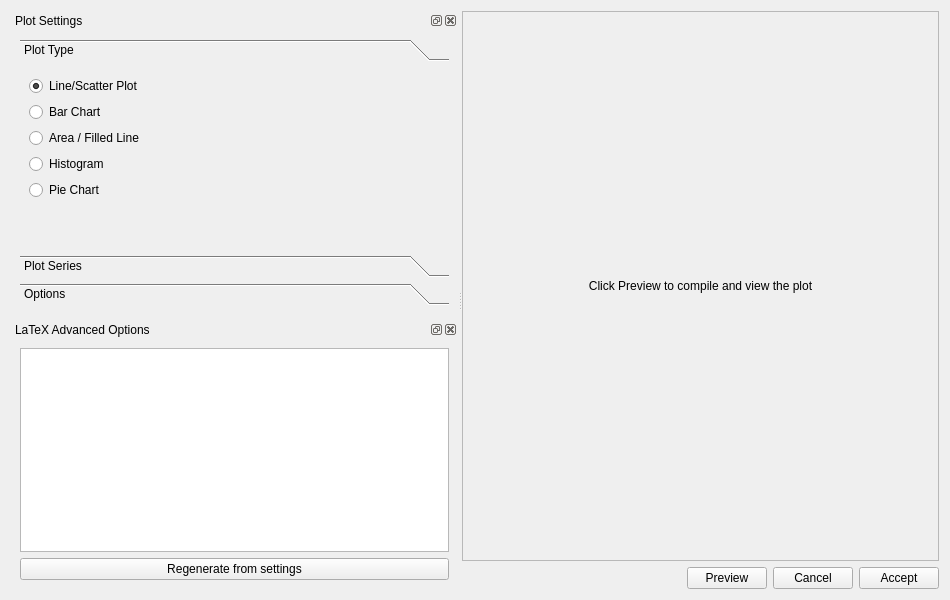
<?xml version="1.0" encoding="UTF-8"?>
<ui version="4.0">
 <class>Dialog</class>
 <widget class="QDialog" name="Dialog">
  <property name="geometry">
   <rect>
    <x>0</x>
    <y>0</y>
    <width>950</width>
    <height>600</height>
   </rect>
  </property>
  <property name="windowTitle">
   <string>BeamerQT - Plot Editor</string>
  </property>
  <layout class="QVBoxLayout" name="verticalLayout_4">
   <item>
    <widget class="QSplitter" name="splitter">
     <property name="orientation">
      <enum>Qt::Orientation::Horizontal</enum>
     </property>
     <widget class="QWidget" name="">
      <layout class="QVBoxLayout" name="verticalLayout_2">
       <item>
        <widget class="QDockWidget" name="dockWidget_2">
         <property name="windowTitle">
          <string>Plot Settings</string>
         </property>
         <widget class="QWidget" name="dockWidgetContents_2">
          <layout class="QVBoxLayout" name="verticalLayout">
           <item>
            <widget class="QToolBox" name="toolBox">
             <property name="currentIndex">
              <number>0</number>
             </property>
             <widget class="QWidget" name="page">
              <property name="geometry">
               <rect>
                <x>0</x>
                <y>0</y>
                <width>300</width>
                <height>260</height>
               </rect>
              </property>
              <attribute name="label">
               <string>Plot Type</string>
              </attribute>
              <layout class="QVBoxLayout" name="plotTypeLayout">
               <item>
                <widget class="QRadioButton" name="radioLineScatter">
                 <property name="text">
                  <string>Line/Scatter Plot</string>
                 </property>
                 <property name="checked">
                  <bool>true</bool>
                 </property>
                </widget>
               </item>
               <item>
                <widget class="QRadioButton" name="radioBar">
                 <property name="text">
                  <string>Bar Chart</string>
                 </property>
                </widget>
               </item>
               <item>
                <widget class="QRadioButton" name="radioArea">
                 <property name="text">
                  <string>Area / Filled Line</string>
                 </property>
                </widget>
               </item>
               <item>
                <widget class="QRadioButton" name="radioHistogram">
                 <property name="text">
                  <string>Histogram</string>
                 </property>
                </widget>
               </item>
               <item>
                <widget class="QRadioButton" name="radioPie">
                 <property name="text">
                  <string>Pie Chart</string>
                 </property>
                </widget>
               </item>
               <item>
                <spacer name="plotTypeSpacer">
                 <property name="orientation">
                  <enum>Qt::Orientation::Vertical</enum>
                 </property>
                 <property name="sizeHint" stdset="0">
                  <size>
                   <width>20</width>
                   <height>40</height>
                  </size>
                 </property>
                </spacer>
               </item>
              </layout>
             </widget>
             <widget class="QWidget" name="page_2">
              <property name="geometry">
               <rect>
                <x>0</x>
                <y>0</y>
                <width>300</width>
                <height>260</height>
               </rect>
              </property>
              <attribute name="label">
               <string>Plot Series</string>
              </attribute>
              <layout class="QVBoxLayout" name="plotSeriesLayout">
               <item>
                <layout class="QHBoxLayout" name="csvLayout">
                 <item>
                  <widget class="QLineEdit" name="csvPathEdit">
                   <property name="readOnly">
                    <bool>true</bool>
                   </property>
                   <property name="placeholderText">
                    <string>No CSV file loaded</string>
                   </property>
                  </widget>
                 </item>
                 <item>
                  <widget class="QPushButton" name="loadCsvButton">
                   <property name="text">
                    <string>Load CSV...</string>
                   </property>
                  </widget>
                 </item>
                </layout>
               </item>
               <item>
                <widget class="QListWidget" name="seriesListWidget"/>
               </item>
               <item>
                <layout class="QHBoxLayout" name="seriesButtonsLayout">
                 <item>
                  <spacer name="seriesButtonsSpacer">
                   <property name="orientation">
                    <enum>Qt::Orientation::Horizontal</enum>
                   </property>
                   <property name="sizeHint" stdset="0">
                    <size>
                     <width>40</width>
                     <height>20</height>
                    </size>
                   </property>
                  </spacer>
                 </item>
                 <item>
                  <widget class="QPushButton" name="newSeriesButton">
                   <property name="text">
                    <string>New Series...</string>
                   </property>
                  </widget>
                 </item>
                </layout>
               </item>
              </layout>
             </widget>
             <widget class="QWidget" name="page_3">
              <property name="geometry">
               <rect>
                <x>0</x>
                <y>0</y>
                <width>300</width>
                <height>260</height>
               </rect>
              </property>
              <attribute name="label">
               <string>Options</string>
              </attribute>
              <layout class="QFormLayout" name="optionsLayout">
               <item row="0" column="0">
                <widget class="QLabel" name="titleLabel">
                 <property name="text">
                  <string>Title</string>
                 </property>
                </widget>
               </item>
               <item row="0" column="1">
                <widget class="QLineEdit" name="titleEdit"/>
               </item>
               <item row="1" column="0">
                <widget class="QLabel" name="xLabelLabel">
                 <property name="text">
                  <string>X Label</string>
                 </property>
                </widget>
               </item>
               <item row="1" column="1">
                <widget class="QLineEdit" name="xLabelEdit"/>
               </item>
               <item row="2" column="0">
                <widget class="QLabel" name="yLabelLabel">
                 <property name="text">
                  <string>Y Label</string>
                 </property>
                </widget>
               </item>
               <item row="2" column="1">
                <widget class="QLineEdit" name="yLabelEdit"/>
               </item>
               <item row="3" column="0">
                <widget class="QCheckBox" name="gridXCheck">
                 <property name="text">
                  <string>Show Grid (X)</string>
                 </property>
                </widget>
               </item>
               <item row="4" column="0">
                <widget class="QCheckBox" name="gridYCheck">
                 <property name="text">
                  <string>Show Grid (Y)</string>
                 </property>
                </widget>
               </item>
               <item row="5" column="0">
                <widget class="QCheckBox" name="legendCheck">
                 <property name="text">
                  <string>Show Legend</string>
                 </property>
                 <property name="checked">
                  <bool>true</bool>
                 </property>
                </widget>
               </item>
               <item row="6" column="0">
                <widget class="QLabel" name="binsLabel">
                 <property name="text">
                  <string>Bins (Histogram)</string>
                 </property>
                </widget>
               </item>
               <item row="6" column="1">
                <widget class="QSpinBox" name="binsSpin">
                 <property name="minimum">
                  <number>2</number>
                 </property>
                 <property name="maximum">
                  <number>200</number>
                 </property>
                 <property name="value">
                  <number>10</number>
                 </property>
                </widget>
               </item>
               <item row="7" column="0">
                <widget class="QLabel" name="xTickStepLabel">
                 <property name="text">
                  <string>Tick Step (0=auto)</string>
                 </property>
                </widget>
               </item>
               <item row="7" column="1">
                <widget class="QSpinBox" name="xTickStepSpin">
                 <property name="minimum">
                  <number>0</number>
                 </property>
                 <property name="maximum">
                  <number>100</number>
                 </property>
                 <property name="value">
                  <number>0</number>
                 </property>
                </widget>
               </item>
               <item row="8" column="0">
                <widget class="QLabel" name="xTickFontLabel">
                 <property name="text">
                  <string>X Tick Font Size</string>
                 </property>
                </widget>
               </item>
               <item row="8" column="1">
                <widget class="QComboBox" name="xTickFontCombo"/>
               </item>
               <item row="9" column="0">
                <widget class="QLabel" name="yTickFontLabel">
                 <property name="text">
                  <string>Y Tick Font Size</string>
                 </property>
                </widget>
               </item>
               <item row="9" column="1">
                <widget class="QComboBox" name="yTickFontCombo"/>
               </item>
               <item row="10" column="0">
                <widget class="QLabel" name="legendFontLabel">
                 <property name="text">
                  <string>Legend Font Size</string>
                 </property>
                </widget>
               </item>
               <item row="10" column="1">
                <widget class="QComboBox" name="legendFontCombo"/>
               </item>
              </layout>
             </widget>
            </widget>
           </item>
          </layout>
         </widget>
        </widget>
       </item>
       <item>
        <widget class="QDockWidget" name="dockWidget">
         <property name="windowTitle">
          <string>LaTeX Advanced Options</string>
         </property>
         <widget class="QWidget" name="dockWidgetContents">
          <layout class="QVBoxLayout" name="horizontalLayout_2">
           <item>
            <widget class="QPlainTextEdit" name="plainTextEdit"/>
           </item>
           <item>
            <widget class="QPushButton" name="regenerateLatexButton">
             <property name="text">
              <string>Regenerate from settings</string>
             </property>
            </widget>
           </item>
          </layout>
         </widget>
        </widget>
       </item>
      </layout>
     </widget>
     <widget class="QWidget" name="">
      <layout class="QVBoxLayout" name="verticalLayout_3">
       <item>
        <widget class="QFrame" name="previewFrame">
         <property name="frameShape">
          <enum>QFrame::Shape::StyledPanel</enum>
         </property>
         <property name="frameShadow">
          <enum>QFrame::Shadow::Raised</enum>
         </property>
         <layout class="QVBoxLayout" name="previewFrameLayout">
          <item>
           <widget class="QLabel" name="previewLabel">
            <property name="text">
             <string>Click Preview to compile and view the plot</string>
            </property>
            <property name="alignment">
             <set>Qt::AlignmentFlag::AlignCenter</set>
            </property>
           </widget>
          </item>
         </layout>
        </widget>
       </item>
       <item>
        <layout class="QHBoxLayout" name="horizontalLayout">
         <item>
          <spacer name="horizontalSpacer">
           <property name="orientation">
            <enum>Qt::Orientation::Horizontal</enum>
           </property>
           <property name="sizeHint" stdset="0">
            <size>
             <width>40</width>
             <height>20</height>
            </size>
           </property>
          </spacer>
         </item>
         <item>
          <widget class="QPushButton" name="PreviewBtn">
           <property name="text">
            <string>Preview</string>
           </property>
          </widget>
         </item>
         <item>
          <widget class="QPushButton" name="cancelBtn">
           <property name="text">
            <string>Cancel</string>
           </property>
          </widget>
         </item>
         <item>
          <widget class="QPushButton" name="acceptBtn">
           <property name="text">
            <string>Accept</string>
           </property>
          </widget>
         </item>
        </layout>
       </item>
      </layout>
     </widget>
    </widget>
   </item>
  </layout>
 </widget>
 <resources/>
 <connections/>
</ui>
